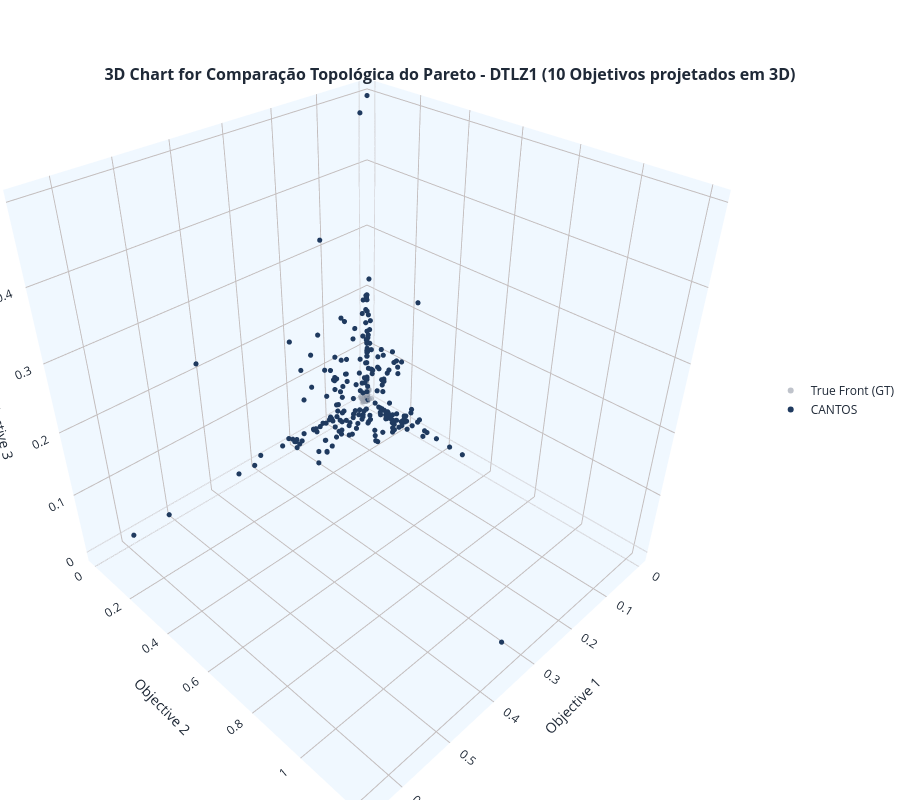

Notebook source saved alongside this figure:
### Code cell
# Escolha qual problema da suíte DTLZ você quer visualizar agora
alvo = "DTLZ1" # Altere para o problema desejado, por exemplo, "DPF1", "DPF2", etc.

# Extrai a lista com os 5 experimentos (MEAMT, NSGA-II, NSGA-III, MOEA/D, SPEA2)
exps_alvo = experimentos_salvos[alvo]

# Extrai os nomes automaticamente para usar na legenda
nomes_algoritmos = [exp.name for exp in exps_alvo]

# Renderiza a topologia iterativa nativa do moeabench
mb.view.topology(
    *exps_alvo, 
    labels=nomes_algoritmos, 
    title=f'Comparação Topológica do Pareto - {alvo} ({nobj} Objetivos projetados em 3D)'
)

### Figure 1 — Plotly figure (JSON) as saved in the notebook; plotly's stock layout.template omitted (floating-point values rounded to 4 significant figures; data arrays with more than 128 entries replaced by an {"elided": "..."} marker saying what was removed)
{"data": [{"hovertemplate": "True Front (GT)<br>Objective 1: %{x}<br>Objective 2: %{y}<br>Objective 3: %{z}<br><extra></extra>", "marker": {"color": "#9CA3AF", "line": {"width": 0}, "opacity": 0.8, "size": {"elided": "500 int values"}}, "mode": "markers", "name": "True Front (GT)", "opacity": 0.8, "showlegend": true, "type": "scatter3d", "x": {"elided": "500 float values"}, "y": {"elided": "500 float values"}, "z": {"elided": "500 float values"}}, {"hovertemplate": "CANTOS<br>Objective 1: %{x}<br>Objective 2: %{y}<br>Objective 3: %{z}<br><extra></extra>", "marker": {"color": "#1F3A5F", "line": {"width": 0}, "opacity": 1, "size": {"elided": "275 int values"}}, "mode": "markers", "name": "CANTOS", "opacity": 1, "showlegend": true, "type": "scatter3d", "x": {"elided": "275 float values"}, "y": {"elided": "275 float values"}, "z": {"elided": "275 float values"}}], "layout": {"height": 800, "hovermode": "closest", "legend": {"x": 1.05, "xanchor": "left", "y": 0.5, "yanchor": "middle"}, "margin": {"b": 0, "l": 0, "r": 0, "t": 0}, "scene": {"aspectmode": "manual", "aspectratio": {"x": 1, "y": 1, "z": 1}, "xaxis": {"backgroundcolor": "aliceblue", "gridcolor": "#C3BDBD", "showbackground": true, "showgrid": true, "title": {"text": "Objective 1"}}, "yaxis": {"backgroundcolor": "aliceblue", "gridcolor": "#C3BDBD", "showbackground": true, "showgrid": true, "title": {"text": "Objective 2"}}, "zaxis": {"backgroundcolor": "aliceblue", "gridcolor": "#C3BDBD", "showbackground": true, "showgrid": true, "title": {"text": "Objective 3"}}}, "title": {"font": {"size": 16, "weight": "bold"}, "pad": {"t": 0}, "text": "3D Chart for Comparação Topológica do Pareto - DTLZ1 (10 Objetivos projetados em 3D)", "x": 0.5, "xanchor": "center", "y": 0.9, "yanchor": "bottom"}, "width": 900}}
